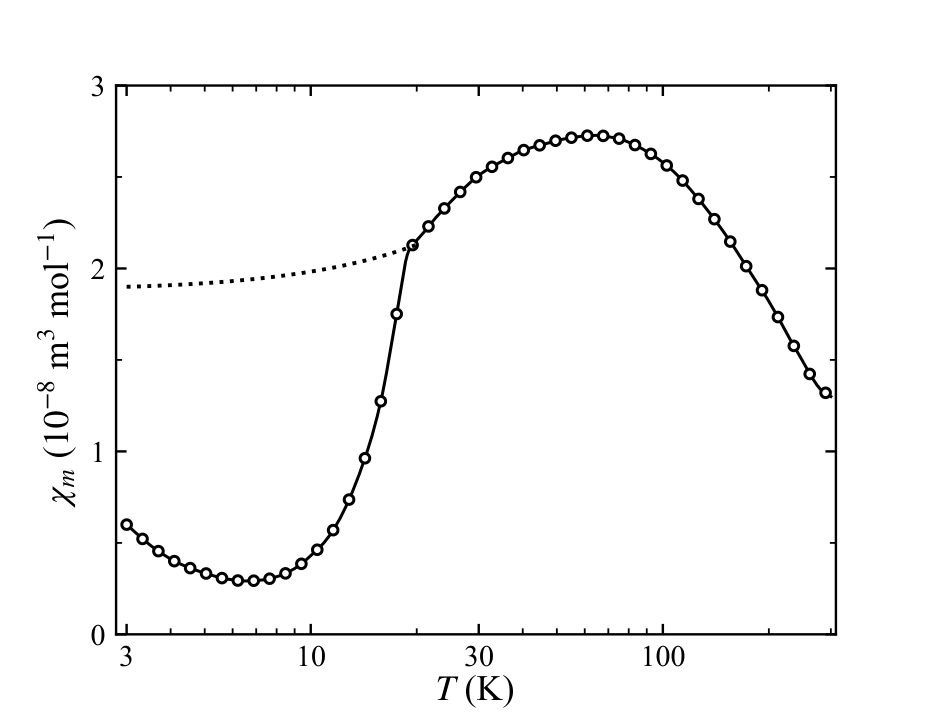

This figure's Python source:
# -*- coding: utf-8 -*-
# 图 8.10 MEM(TCNQ)2 摩尔磁化率（Lovett 等 2000）：自旋能隙/SP 转变 + 高温宽极大
import sys
sys.path.insert(0, r'E:\AI整理书籍\磁学\book\fig_src')
import numpy as np
from scipy.interpolate import PchipInterpolator
import matplotlib.pyplot as plt
from mplstyle import new_fig, save_fig

fig, ax = new_fig(4.3, 3.3)

ctrl = [(3, 0.60), (3.6, 0.47), (4.2, 0.39), (5, 0.335), (5.8, 0.302),
        (6.5, 0.292), (7.2, 0.296), (8, 0.315), (9, 0.36), (10, 0.43),
        (11, 0.51), (12, 0.62), (13, 0.76), (14, 0.92), (15, 1.10),
        (16, 1.32), (17, 1.60), (18, 1.88), (18.5, 2.02), (19, 2.10),
        (19.5, 2.13), (20, 2.155), (21, 2.20), (22, 2.25), (24, 2.33),
        (26, 2.40), (28, 2.46), (30, 2.51), (33, 2.56), (36, 2.60),
        (40, 2.645), (45, 2.675), (50, 2.70), (55, 2.715), (60, 2.725),
        (65, 2.728), (70, 2.72), (75, 2.71), (80, 2.69), (90, 2.64),
        (100, 2.58), (110, 2.51), (120, 2.43), (130, 2.35), (140, 2.27),
        (150, 2.19), (160, 2.11), (170, 2.03), (180, 1.96), (190, 1.89),
        (200, 1.82), (210, 1.75), (220, 1.68), (230, 1.61), (240, 1.55),
        (250, 1.49), (260, 1.43), (270, 1.38), (280, 1.34), (290, 1.32),
        (300, 1.30)]
p = PchipInterpolator([q[0] for q in ctrl], [q[1] for q in ctrl])
T = np.logspace(np.log10(3), np.log10(300), 400)
ax.semilogx(T, p(T), 'k-', lw=1.0)
ax.semilogx(T, p(T), 'o', mfc='white', mec='k', ms=3.2, markevery=9)

# dotted: uniform Heisenberg-chain model, extrapolated down to T_SP
Tm = np.linspace(3, 20, 60)
ax.semilogx(Tm, 1.90 + 0.23 * ((Tm - 3) / 17.0) ** 1.15, 'k:', lw=1.3)

ax.set_xlim(2.8, 310)
ax.set_ylim(0, 3.0)
ax.set_xticks([3, 10, 30, 100])
ax.set_xticklabels(['3', '10', '30', '100'])
ax.set_yticks([0, 1, 2, 3])
ax.set_yticks([0.5, 1.5, 2.5], minor=True)
ax.set_xlabel(r'$T$ (K)', fontsize=12, labelpad=1)
ax.set_ylabel(r'$\chi_m$ ($10^{-8}$ m$^3$ mol$^{-1}$)', fontsize=12)

save_fig(fig, 'ch8', 'fig8_10')
